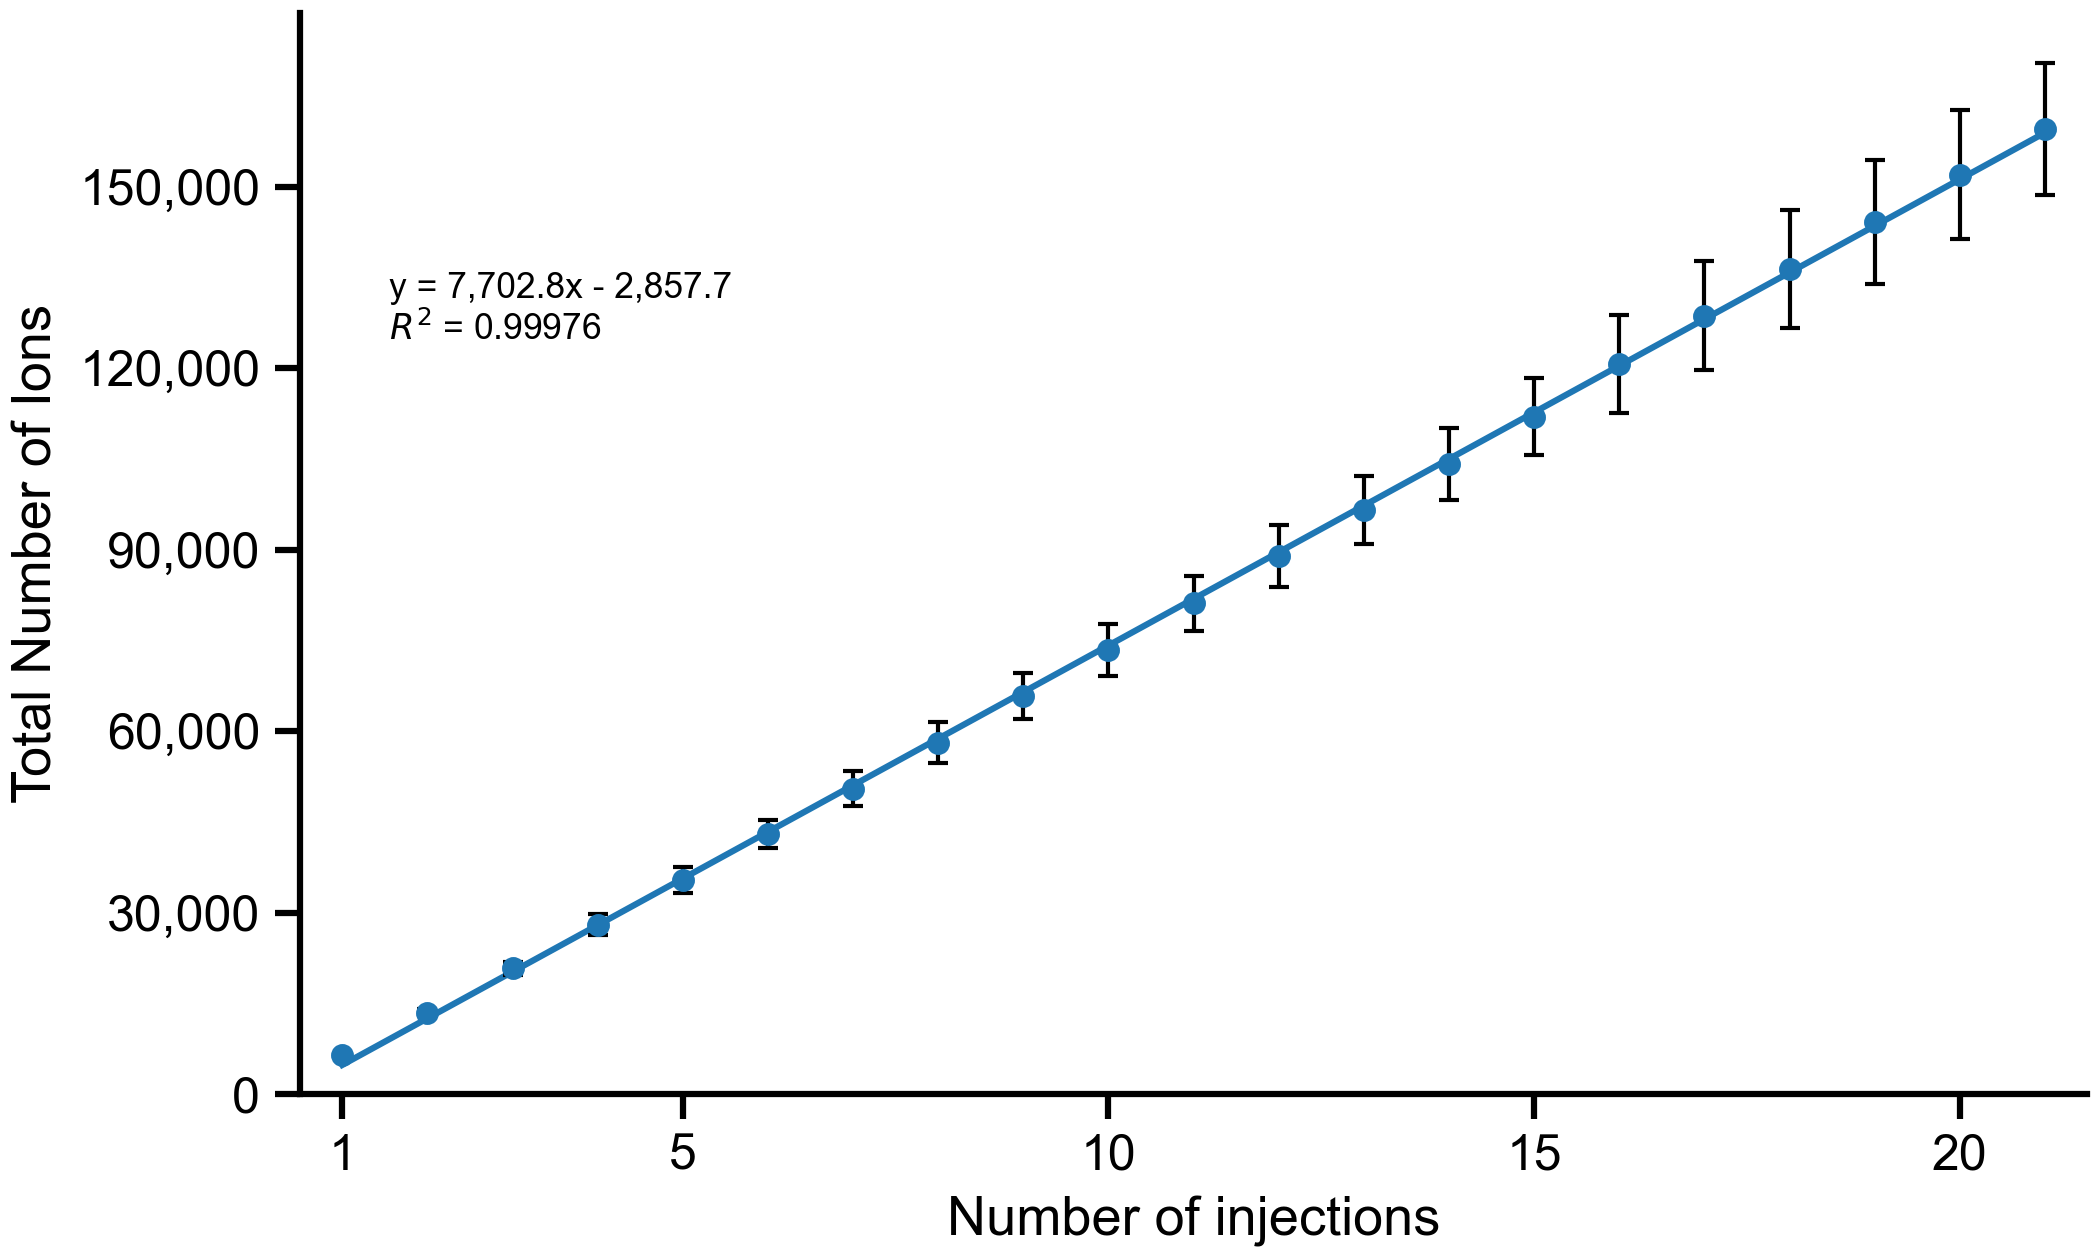

Generate this figure with Python:
"""Create the IgM-like fusion total-ion scatter plot for Figure S9."""

from pathlib import Path
from string import ascii_uppercase
from xml.etree import ElementTree
from zipfile import ZipFile

import matplotlib.pyplot as plt
from matplotlib.ticker import MaxNLocator, StrMethodFormatter
import numpy as np


SPREADSHEET = Path(
    r"C:\Users\bht442\The University of Texas at Austin"
    r"\MartyLab - General\Papers\Muliple Run Summing Reversed Phase LC-CD-MS"
    r"\Figures for Manuscript\Supporting Information Figures\Figure S9"
    r"\IgM-like Fusion Total Ion Scatter Plot.xlsx"
)

FIGURE_SIZE_INCHES = (7.0, 4.2)
OUTPUT_DPI = 300
OUTPUT_DIRECTORY = Path(__file__).resolve().parent
OUTPUT_PNG = OUTPUT_DIRECTORY / "Figure S9.png"
OUTPUT_PDF = OUTPUT_DIRECTORY / "Figure S9.pdf"

DATA_COLOR = "#1F77B4"
FIT_COLOR = "#1F77B4"
ERROR_COLOR = "#000000"
AXIS_STROKE_WIDTH = 1.5
XML_NAMESPACE = {
    "main": "http://schemas.openxmlformats.org/spreadsheetml/2006/main"
}


def column_index(cell_reference: str) -> int:
    """Convert the alphabetic portion of an Excel cell reference to an index."""
    letters = "".join(character for character in cell_reference if character.isalpha())
    index = 0
    for character in letters.upper():
        if character not in ascii_uppercase:
            raise ValueError(f"Invalid Excel cell reference: {cell_reference}")
        index = index * 26 + ascii_uppercase.index(character) + 1
    return index - 1


def load_spreadsheet(path: Path) -> tuple[list[str], np.ndarray]:
    """Read the first six columns of the first XLSX sheet without openpyxl.

    Formula cells in the supplied workbook contain cached values, allowing the
    Open XML data to be read using only Python's standard library.
    """
    if not path.is_file():
        raise FileNotFoundError(f"Spreadsheet not found: {path}")

    with ZipFile(path) as workbook:
        names = set(workbook.namelist())
        shared_strings: list[str] = []
        if "xl/sharedStrings.xml" in names:
            shared_root = ElementTree.fromstring(
                workbook.read("xl/sharedStrings.xml")
            )
            for item in shared_root.findall("main:si", XML_NAMESPACE):
                text_parts = item.findall(".//main:t", XML_NAMESPACE)
                shared_strings.append("".join(part.text or "" for part in text_parts))

        worksheet_name = "xl/worksheets/sheet1.xml"
        if worksheet_name not in names:
            raise ValueError(f"First worksheet is missing from: {path}")
        worksheet_root = ElementTree.fromstring(workbook.read(worksheet_name))

        rows: list[list[str | float | None]] = []
        for row_element in worksheet_root.findall(
            ".//main:sheetData/main:row", XML_NAMESPACE
        ):
            row: list[str | float | None] = [None] * 6
            for cell in row_element.findall("main:c", XML_NAMESPACE):
                index = column_index(cell.get("r", ""))
                if index < 0 or index >= len(row):
                    continue

                value_element = cell.find("main:v", XML_NAMESPACE)
                if value_element is None or value_element.text is None:
                    continue
                raw_value = value_element.text
                if cell.get("t") == "s":
                    row[index] = shared_strings[int(raw_value)]
                else:
                    row[index] = float(raw_value)
            rows.append(row)

    if len(rows) < 2:
        raise ValueError(f"Spreadsheet contains no data rows: {path}")

    headers = [str(value) for value in rows[0]]
    try:
        data = np.asarray(rows[1:], dtype=float)
    except (TypeError, ValueError) as error:
        raise ValueError(f"Expected six numeric data columns in: {path}") from error

    if data.shape != (21, 6) or not np.all(np.isfinite(data)):
        raise ValueError(
            f"Expected 21 rows and 6 finite numeric columns; found {data.shape} in: "
            f"{path}"
        )
    return headers, data


def validate_statistics(table: np.ndarray, path: Path) -> None:
    """Verify the workbook's supplied means and sample standard deviations."""
    replicate_values = table[:, 1:4]
    supplied_average = table[:, 4]
    supplied_standard_deviation = table[:, 5]
    calculated_average = np.mean(replicate_values, axis=1)
    calculated_standard_deviation = np.std(replicate_values, axis=1, ddof=1)

    if not np.allclose(supplied_average, calculated_average):
        raise ValueError(f"Spreadsheet averages do not match replicates in: {path}")
    if not np.allclose(supplied_standard_deviation, calculated_standard_deviation):
        raise ValueError(
            f"Spreadsheet standard deviations do not match replicates in: {path}"
        )


def style_axis(axis: plt.Axes) -> None:
    """Apply the manuscript styling used for Figure S1B."""
    axis.spines["top"].set_visible(False)
    axis.spines["right"].set_visible(False)
    axis.spines["left"].set_linewidth(AXIS_STROKE_WIDTH)
    axis.spines["bottom"].set_linewidth(AXIS_STROKE_WIDTH)
    axis.tick_params(
        direction="out",
        width=AXIS_STROKE_WIDTH,
        length=6,
    )


def make_figure(table: np.ndarray) -> tuple[plt.Figure, float, float, float]:
    """Plot replicate mean +/- SD, its linear fit, and fit statistics."""
    injection_number = table[:, 0]
    average = table[:, 4]
    standard_deviation = table[:, 5]

    figure, axis = plt.subplots(
        figsize=FIGURE_SIZE_INCHES,
        constrained_layout=True,
    )
    axis.errorbar(
        injection_number,
        average,
        yerr=standard_deviation,
        fmt="o",
        color=DATA_COLOR,
        markerfacecolor=DATA_COLOR,
        markeredgecolor=DATA_COLOR,
        markersize=4.5,
        ecolor=ERROR_COLOR,
        elinewidth=1.0,
        capsize=2.5,
        capthick=1.0,
        linestyle="none",
        zorder=3,
    )

    slope, intercept = np.polyfit(injection_number, average, 1)
    fit_x = np.array([injection_number.min(), injection_number.max()])
    fit_y = slope * fit_x + intercept
    axis.plot(
        fit_x,
        fit_y,
        color=FIT_COLOR,
        linewidth=1.5,
        zorder=2,
    )

    fitted_values = slope * injection_number + intercept
    residual_sum_squares = np.sum((average - fitted_values) ** 2)
    total_sum_squares = np.sum((average - average.mean()) ** 2)
    r_squared = 1.0 - residual_sum_squares / total_sum_squares
    intercept_operator = "+" if intercept >= 0 else "-"
    axis.text(
        0.05,
        0.76,
        f"y = {slope:,.1f}x {intercept_operator} {abs(intercept):,.1f}\n"
        f"$R^2$ = {r_squared:.5f}",
        transform=axis.transAxes,
        fontsize=8.5,
        ha="left",
        va="top",
    )

    style_axis(axis)
    axis.set_xlim(0.5, 21.5)
    axis.set_ylim(bottom=0.0)
    axis.set_xticks([1, 5, 10, 15, 20])
    axis.set_xlabel("Number of injections")
    axis.set_ylabel("Total Number of Ions")
    axis.yaxis.set_major_locator(MaxNLocator(nbins=6, integer=True))
    axis.yaxis.set_major_formatter(StrMethodFormatter("{x:,.0f}"))
    return figure, float(slope), float(intercept), float(r_squared)


def main() -> None:
    """Validate the workbook and render Figure S9 as PNG and PDF."""
    plt.rcParams.update(
        {
            "font.family": "Arial",
            "font.size": 12,
            "axes.labelsize": 13,
            "pdf.fonttype": 42,
            "ps.fonttype": 42,
            "savefig.transparent": True,
        }
    )

    _, table = load_spreadsheet(SPREADSHEET)
    validate_statistics(table, SPREADSHEET)
    figure, slope, intercept, r_squared = make_figure(table)
    figure.savefig(OUTPUT_PNG, dpi=OUTPUT_DPI, transparent=True)
    figure.savefig(OUTPUT_PDF, dpi=OUTPUT_DPI, transparent=True)
    plt.close(figure)

    intercept_operator = "+" if intercept >= 0 else "-"
    print(
        f"Linear fit: y = {slope:.6g}x {intercept_operator} "
        f"{abs(intercept):.6g}"
    )
    print(f"R-squared: {r_squared:.8f}")
    print(f"Saved {OUTPUT_PNG}")
    print(f"Saved {OUTPUT_PDF}")


if __name__ == "__main__":
    main()
